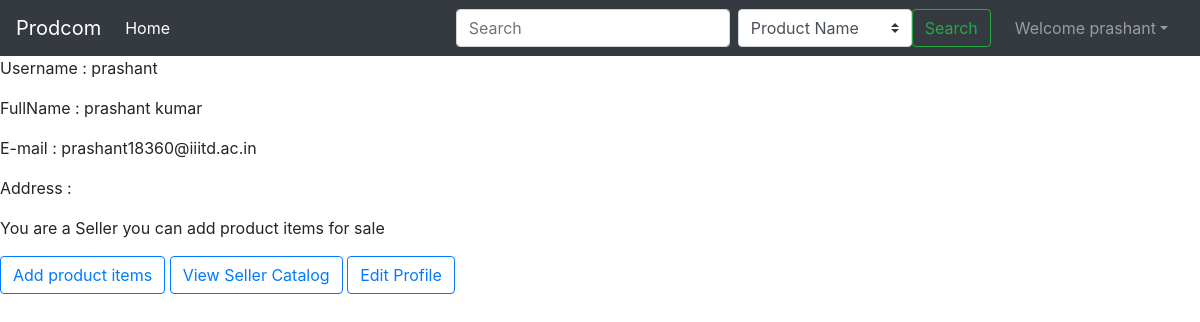
Before: /prashant (signed in) with the older database file.
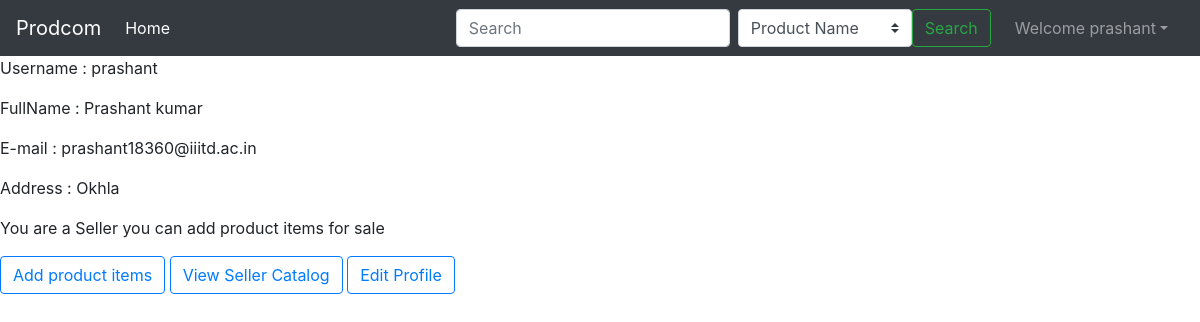
After: the same page with the newer database file.
### home/models.py (models this page shows)
class Account(models.Model):
    user = models.ForeignKey(User, on_delete=models.CASCADE)
    role = models.CharField(max_length=15, default="buyer") #buyer/seller
    address = models.CharField(max_length=100)

### home/views.py (the view)
# urls.py: path('<str:username>', views.profile, name="profile"),
def profile(request, username):
    loggeduser = request.user
    if not loggeduser.is_anonymous and loggeduser.username == username:
        pass
    else:
        return HttpResponse("404 - Page Not found")
    if loggeduser.is_superuser:
        return render(request, 'home/profile.html')
    try:
        userobj = User.objects.get(username=username)
        accountobj = Account.objects.filter(user=userobj).first()
        context = profilepageData(accountobj)
        return render(request, 'home/profile.html', context)
    except User.DoesNotExist:
        return HttpResponse("404 - Page Not found")

### home/utility.py (called while the page is built)
def profilepageData(accountobj):
    context = {'username' : accountobj.user.username}
    context['fname'] = accountobj.user.first_name
    context['lname'] = accountobj.user.last_name
    context['email'] = accountobj.user.email
    context['fullname'] = accountobj.user.first_name + " " + accountobj.user.last_name
    context['address'] = accountobj.address
    context['role'] = accountobj.role
    return context

### templates/home/profile.html (shortened to what this page needs)
<!doctype html>
<html lang="en">
  <head>
    <link rel="stylesheet" href="https://stackpath.bootstrapcdn.com/bootstrap/4.5.0/css/bootstrap.min.css">
  </head>
    {% include 'navbar.html' %}
<body>
    {% if user.is_superuser %}
          <form action="/{{user.username}}/allapplication" method='post'> {% csrf_token %}
            <button type="submit" class="btn btn-primary">Application list to become seller</button>
          </form>
          <form action="/{{user.username}}/allseller" method='post'> {% csrf_token %}
            <button type="submit" class="btn btn-secondary">List of Seller</button>
          </form>
          <form action="/{{user.username}}/allbuyer" method='post'> {% csrf_token %}
            <button type="submit" class="btn btn-success">List of buyer</button>
          </form>
          <form action="/{{user.username}}/allproduct" method='post'> {% csrf_token %}
            <button type="submit" class="btn btn-info">List of Products</button>
          </form>
    {% else %}
      <p>Username : {{username}}</p>
      <p>FullName : {{fullname}}</p>
      <p>E-mail : {{email}}</p>
      <p>Address : {{address}}</p>
        {% if role == 'buyer' %}
        <button type="button" class="btn btn-outline-success" data-toggle="modal" data-target="#applysellerformModal">
            Become a seller</button>
        {% elif role == 'seller' %}
          <p>You are a Seller you can add product items for sale</p>
        <button type="button" class="btn btn-outline-primary" data-toggle="modal" data-target="#addproductformModal">
          Add product items</button>
          <a type="button" href="/seller/catalog" class="btn btn-outline-primary">View Seller Catalog</a>
        {% endif %}
        <button type="button" class="btn btn-outline-primary" data-toggle="modal" data-target="#editprofileformModal">
          Edit Profile</button>
    {% endif %}
</body>
</html>

### templates/navbar.html (shortened to what this page needs)
<nav class="navbar navbar-expand-lg navbar-dark bg-dark">
    <a class="navbar-brand" href="/">Prodcom</a>
    <div class="collapse navbar-collapse" id="navbarSupportedContent">
      <ul class="navbar-nav mr-auto">
        <li class="nav-item active">
          <a class="nav-link" href="/">Home <span class="sr-only">(current)</span></a>
        </li>
      </ul>
      <form  action="/search" method="post" class="form-inline my-2 my-lg-0 mx-3" id="searchform"> {% csrf_token %}
          <input class="form-control mr-sm-2" type="search" placeholder="Search" aria-label="Search" name="query" id="query" required>
          <select class="custom-select" id="searchby" name="searchby" form="searchform">
            <option value="name">Product Name</option>
          </select>
        <button class="btn btn-outline-success my-2 my-sm-0 " type="submit">Search</button>
      </form>
{% if user.is_authenticated %}
<ul class="navbar-nav mr-2">
<li class="nav-item dropdown">
<a class="nav-link dropdown-toggle" href='#' id="navbarDropdown" role="button" data-toggle="dropdown"> Welcome {{request.user}}</a>
      </li>
      </ul>
      </div>
{% endif %}
  </nav>

Changed rows visible on the page:
now on this page (row edited): Account: address "Okhla"
Other visible differences:
{{ fullname }}: "prashant kumar" → "Prashant kumar"
